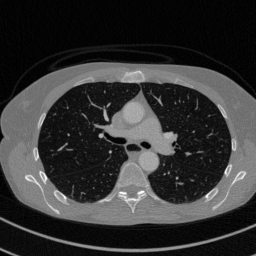
#> input picture CTThoraxSlice256.png, 256 x 256 px
$ python denoising_traditional.py
#> lines starting #> are read from the running program, lines starting #| are printed output that depends on the picture; after the words box and inside, x2 and y2 are one past the last pixel; in counts of white or black regions, pixels touching at a corner belong together; long printed decimals are rounded
### diff_ops.py
from scipy import ndimage
import numpy as np

# [6 lines left out: function dx_backward, not called in this run]


def dx_forward(u):

    M, N = u.shape

    return np.concatenate((u[:, 1:], u[:, -1, None]), axis = 1) - u


# [6 lines left out: function dy_backward, not called in this run]


def dy_forward(u):

    M, N = u.shape

    return np.concatenate((u[1:, :], u[None, -1, :]), axis = 0) - u

### denoising_traditional.py
import numpy as np
import scipy.ndimage as ndimage
import matplotlib.pyplot as plt

import diff_ops


def load_image(filename):
#> called with filename = 'CTThoraxSlice256.png'
    image = plt.imread(filename)
#> image is the input picture: shape (256, 256, 3) float32; min 0, max 1, mean 0.205
    # input image is color png depicting grayscale, just use first plane from here on
    image = image[:, :, 1].astype(np.float64)
#> image: shape (256, 256) float64
    # after reading and converting to float, image is between 0 and 1, we want to compute within the range 0 and 255
    image *= 255.0
    #print(image.shape)
    #print('image: min = ', np.min(image), ' max = ', np.max(image))
    return image


def rmse(img1, img2):
    mse = np.mean((img1 - img2) ** 2)
    return np.sqrt(mse)


def main():
    filename = 'CTThoraxSlice256.png'

    # load image
    image = load_image(filename)

    # Blurring of the ORIGINAL image. sigma of 3 for spatial smoothing, leads to strong blurring
    blurred = ndimage.gaussian_filter(image, sigma=3)
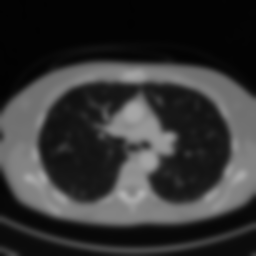
#> blurred: shape (256, 256) float64; min 2.56, max 176.7, mean 52.3
    # Example for rmse computation
    print('RMSE (blurred):', rmse(image, blurred))
#> in rmse, `mse = np.mean((img1 - img2) ** 2)`: mse = 309.1
#| RMSE (blurred): 17.580

    # compute x and y gradient images of ORIGINAL image using forward difference gradient operators from diff_ops.py
    grad_x_fwdiff = diff_ops.dx_forward(image)
#> in dx_forward, `return np.concatenate((u[:, 1:], u[:, -1, None]), axis = 1) - u`:
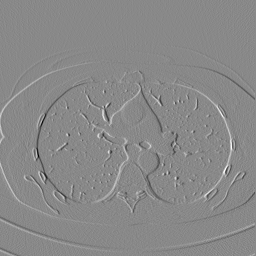
#> returned value: shape (256, 256) float64; min -158, max 136, mean 0.1; drawn with min black and max white
    grad_y_fwdiff = diff_ops.dy_forward(image)
#> in dy_forward, `return np.concatenate((u[1:, :], u[None, -1, :]), axis = 0) - u`:
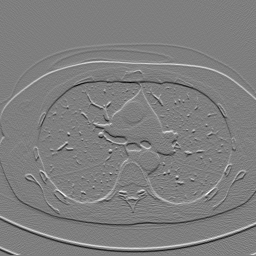
#> returned value: shape (256, 256) float64; min -122, max 123, mean 0.1; drawn with min black and max white


    # add noise with std. dev. 30 to input image (input image has range [0,255])
    img_noise = 30 * np.random.randn(image.shape[0], image.shape[1]) + image
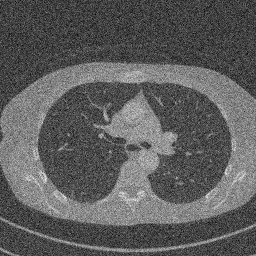
#> img_noise: shape (256, 256) float64; min -108.2, max 326.6, mean 52.2; drawn with min black and max white
    # clip noised image to [0,255], since noising process adds values outside of range
    img_noise[img_noise > 255] = 255
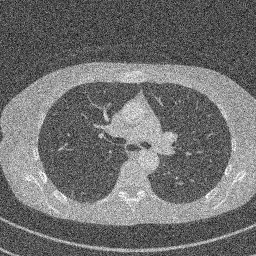
#> img_noise: shape (256, 256) float64; 0.06% of pixels changed, all inside (x1, y1, x2, y2) = (29, 147, 244, 209); drawn with min black and max white
    img_noise[img_noise < 0] = 0
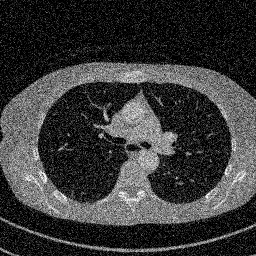
#> img_noise: shape (256, 256) float64; min 0, max 255, mean 56.9

    # plot what we have
    fig, axarr = plt.subplots(2, 2)
    fig.set_size_inches(12, 10)

    axarr[0, 0].imshow(image, cmap=plt.cm.gray)
    axarr[0, 0].set_title('Original Image')
    axarr[0, 1].imshow(blurred, cmap=plt.cm.gray)
    axarr[0, 1].set_title('Original Img Gaussian Blur')
    axarr[1, 0].imshow(grad_x_fwdiff, cmap=plt.cm.gray)
    axarr[1, 0].set_title('Original Img X Gradient')
    axarr[1, 1].imshow(grad_y_fwdiff, cmap=plt.cm.gray)
    axarr[1, 1].set_title('Original Img Y Gradient')

    plt.show()


if __name__ == "__main__":
    main()
